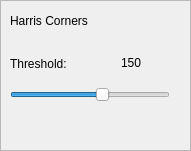
         <widget class="QFrame" name="harrisCornerFrame">
          <property name="enabled">
           <bool>true</bool>
          </property>
          <property name="geometry">
           <rect>
            <x>510</x>
            <y>20</y>
            <width>191</width>
            <height>151</height>
           </rect>
          </property>
          <property name="frameShape">
           <enum>QFrame::StyledPanel</enum>
          </property>
          <property name="frameShadow">
           <enum>QFrame::Raised</enum>
          </property>
          <widget class="QLabel" name="label_44">
           <property name="geometry">
            <rect>
             <x>10</x>
             <y>10</y>
             <width>141</width>
             <height>21</height>
            </rect>
           </property>
           <property name="text">
            <string>Harris Corners</string>
           </property>
          </widget>
          <widget class="QLabel" name="label_45">
           <property name="geometry">
            <rect>
             <x>10</x>
             <y>53</y>
             <width>91</width>
             <height>21</height>
            </rect>
           </property>
           <property name="text">
            <string>Threshold:</string>
           </property>
          </widget>
          <widget class="QSlider" name="harrisCornerThresSL">
           <property name="geometry">
            <rect>
             <x>10</x>
             <y>80</y>
             <width>160</width>
             <height>29</height>
            </rect>
           </property>
           <property name="minimum">
            <number>0</number>
           </property>
           <property name="maximum">
            <number>255</number>
           </property>
           <property name="value">
            <number>150</number>
           </property>
           <property name="orientation">
            <enum>Qt::Horizontal</enum>
           </property>
          </widget>
          <widget class="QLabel" name="harrisCornerThresValLabel">
           <property name="geometry">
            <rect>
             <x>121</x>
             <y>52</y>
             <width>41</width>
             <height>21</height>
            </rect>
           </property>
           <property name="text">
            <string>150</string>
           </property>
          </widget>
         </widget>
